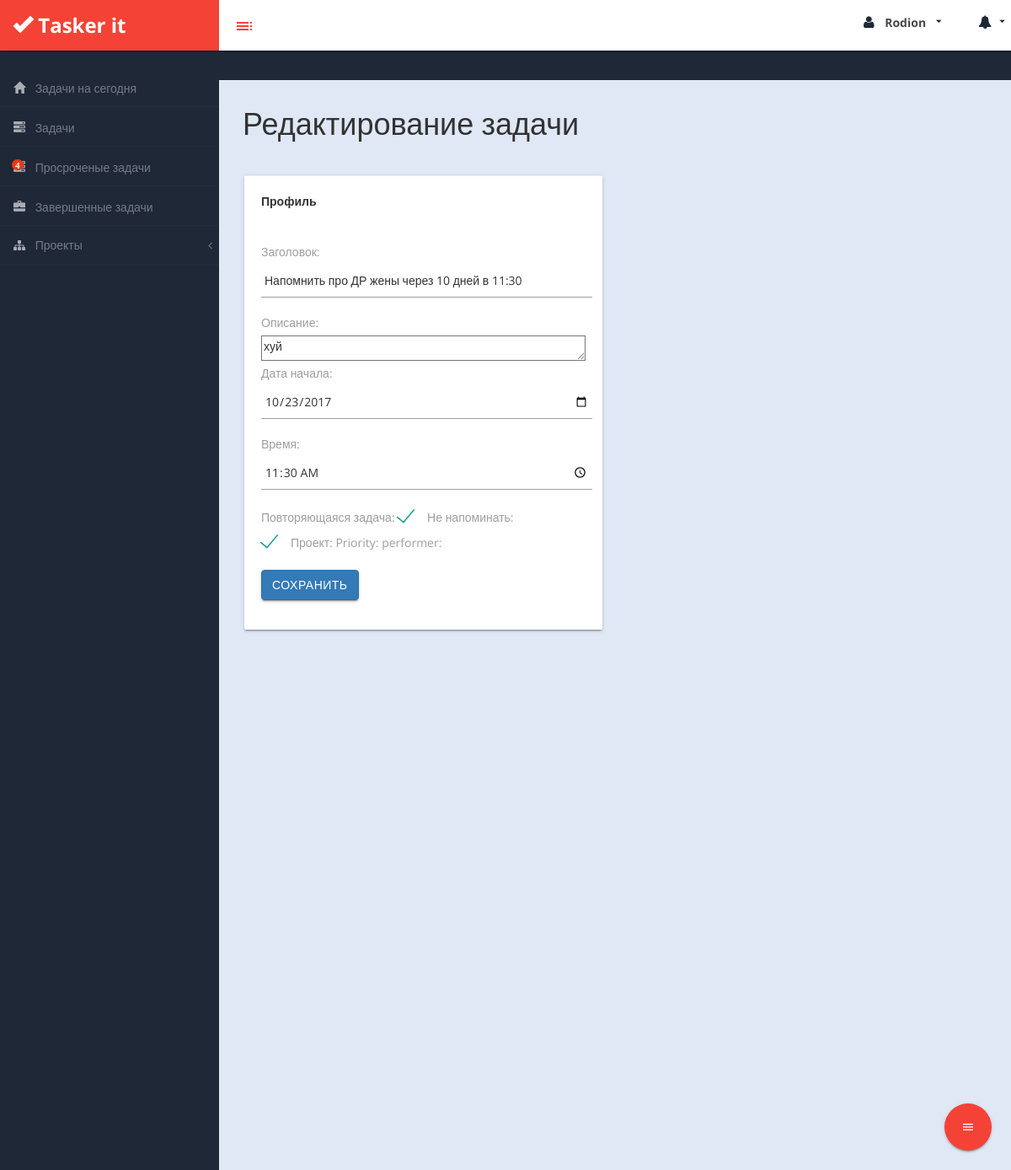
The app's page /task/1/edit/ (signed in) with its own data.
### JtdiTASKS/models.py (models this page shows, shortened)
class Task(models.Model):
    PRIORITY_1 = '1'
    PRIORITY_2 = '2'
    PRIORITY_3 = '3'
    PRIORITY_4 = '4'
    PRIORITY_CHOISE = (
        (PRIORITY_1, 'Приоритет 1'),
        (PRIORITY_2, 'Приоритет 2'),
        (PRIORITY_3, 'Приоритет 3'),
        (PRIORITY_4, 'Приоритет 4'))
    author = models.ForeignKey('auth.User')
    performer = models.ForeignKey('auth.User', related_name='performer', blank=True, null=True)
    project = models.ForeignKey('Project', null=True, default=None,
                                blank=True)
    title = models.CharField(max_length=200)
    description = models.TextField(max_length=2000, blank=True)
    repeating = models.BooleanField(default=False, blank=True)
    date = models.DateField(default=timezone.now, blank=True, null=True)
    time = models.TimeField(default=timezone.now, blank=True, null=True)
    date_finish = models.DateField(default=None, blank=True, null=True)
    date_time_finish = models.DateTimeField(default=None, blank=True, null=True)
    active = models.BooleanField(default=False)
    finished = models.BooleanField(default=False)
    group = models.BooleanField(default=False)
    priority = models.CharField(max_length=20, choices=PRIORITY_CHOISE,
                                default=PRIORITY_4, blank=True)
    color = models.CharField(max_length=20, default='grey', blank=True)
    remind = models.BooleanField(default=True)

class Project(models.Model):
    author = models.ForeignKey('auth.User')
    title = models.CharField(max_length=200, null=True)
    color_project = models.CharField(max_length=10)
    group = models.BooleanField(default=False)
    def __str__(self):
        return self.title

### JtdiTASKS/views.py (the view)
# urls.py: url(r'^task/(?P<pk>[0-9]+)/edit/$', views.task_edit, name='task_edit'),
def task_edit(request, pk):
    if not request.user.is_authenticated():
        return redirect('login')
    COLOR_CHOISE = {
        1: 'red',
        2: 'yellow',
        3: 'green',
        4: 'grey'}
    task = get_object_or_404(Task, pk=pk)
    if request.method == "POST":
        form = TaskEditForm(request.POST, instance=task)
        form.fields['project'].queryset = Project.objects.filter(author=request.user)
        if form.is_valid():
            task = form.save(commit=False)
            task.author = request.user
            task.active = True
            task.color = COLOR_CHOISE[int(task.priority)]
            task.save()
            return redirect('task_detail', pk=task.pk)
    else:
        form = TaskEditForm(instance=task)
        form.fields['project'].queryset = Project.objects.filter(author=request.user)
    return render(request, 'JtdiTASKS/task_edit.html', {'form': form
                                                        })

### JtdiTASKS/forms.py
class TaskEditForm(forms.ModelForm):
    class Meta:
        model = Task
        fields = ("title", "description", "date", "time", "repeating", "remind", "project", "priority", "performer")
        widgets = {
            'description': Textarea(attrs={'cols': 80, 'rows': 20}),
            'date': DataTimeInput(attrs={'input_type': 'date'}),
            'time': TimeInput(attrs={'input_type': 'date'}),
        }
        labels = {
            'title': 'Заголовок',
            'description': 'Описание',
            'date': 'Дата начала',
            'time': 'Время',
            'repeating': 'Повторяющаяся задача',
            'remind': 'Не напоминать',
            'project': 'Проект',
            'performer': 'performer',
        }
        date = forms.DateField(label='Дата начала', initial=datetime.date.today)
        date.widget.input_type = 'date'
        project = forms.ModelChoiceField(queryset=None)
        performer = forms.ModelChoiceField(queryset=None)
        time_field = forms.TimeField(label='Время', required=False)
        time_field.widget.input_type = 'time'

class ProjectForm(forms.ModelForm):
    class Meta:
        model = Project
        fields = ('title',)
        labels = {
            'title': '',
        }

### JtdiTASKS/views.py (called while the page is built)
@register.inclusion_tag('JtdiTASKS/profile_menu.html')
def profile_menu(user):
    today = datetime.date.today()
    week_end = today - datetime.timedelta(days=7)
    tasks_finish_base = Task.objects.filter(active=False).filter(finished=True).filter(author=user).filter(
        date_finish__range=(week_end, today)).order_by(
        'date_finish')
    qsstats = QuerySetStats(tasks_finish_base, date_field='date_finish', aggregate=Count('id'))
    qsstats.today = today
    values = qsstats.time_series(week_end, today, interval='days')
    my_invites = InviteUser.objects.filter(user_invite__username__exact=user.username).filter(not_invited=False) \
        .filter(invited=False).count()
    notify = 0 + my_invites
    return {'user': user,
            'values': values,
            'notify': notify,
            'my_invites': my_invites}

### JtdiTASKS/templates/JtdiTASKS/task_edit.html (shortened to what this page needs)
{% extends 'JtdiTASKS/base.html' %} {% load bootstrap %} {% load staticfiles %} {% block content %}
<div id="page-wrapper">
		  <div class="header">
                        <h1 class="page-header">
                            Редактирование задачи
                        </h1>
        </div>
            <div id="page-inner">
            <div class="row">
        <div class="col-md-6">
            <div class="card">
                        <div class="card-action">
                            Профиль
                        </div>
                        <div class="card-content">
                        <fieldset>
                            <div class="form-group">
                    <form method="POST" class="form">
                        <div class="form-group"> {{ form|bootstrap }} </div>
                        <button type="submit" class="save btn btn-primary">Сохранить</button>
                    </form></div>
                        </fieldset>
                </div>
            </div>
        </div>
    </div>
                </div>
</div> {% endblock content %}

### JtdiTASKS/templates/JtdiTASKS/profile_menu.html (shortened to what this page needs)
{% load googlecharts %}
{% load bootstrap %}
{% if user.is_authenticated %}
    <nav class="navbar navbar-default top-navbar" role="navigation">
            <div class="navbar-header">
                <a class="navbar-brand waves-effect waves-dark" href="/"><i class="glyphicon glyphicon-ok"></i> <strong>Tasker it</strong></a>
		<div id="sideNav" href=""><i class="material-icons dp48">toc</i></div>
            </div>
            <ul class="nav navbar-top-links navbar-right">
            <li><a class="dropdown-button waves-effect waves-dark" href="#!" data-activates="dropdown1"><i class="fa fa-user fa-fw"></i> <b>{{ user.first_name }}</b> <i class="material-icons right">arrow_drop_down</i></a></li>
				<li><a class="dropdown-button waves-effect waves-dark" href="#!" data-activates="dropdown2"><i class="fa fa-bell fa-fw"></i> <i class="material-icons right">arrow_drop_down</i></a></li>
            </ul>
        </nav>
{% endif %}
{% if user.is_authenticated %}
                   {% googlecharts %}
                    {% options %}
                        kind: "LineChart",
                        options: {
                            backgroundColor: "#f9f9f9",
                            colors: ["#09f"],
                            gridlineColor: "#ddd",
                            legend: "none",
                            vAxis: {minValue: 1},
                            chartArea: {left: 40, top: 20, width: '300', height: '190'},
                            width: '300',
                            height: '250'
                        }
                    {% endoptions %}
                {% endgooglecharts %}
    {% endif %}

### JtdiTASKS/static/css/custom-styles.css (style rules this page uses)
body { font-family: 'Open Sans', sans-serif; background: #1F2837; }
#page-wrapper { padding: 15px 15px; min-height: 600px; background: #ececec; }
#page-inner { width:100%; margin:10px 20px 10px 0px; padding: 15px 30px; min-height:1200px; }
h1, .h1, h2, .h2, h3, .h3 { margin-top: 7px; margin-bottom: -5px; }
label { display: inline-block; max-width: 100%; margin-bottom: 5px; font-weight: 400; }
.top-navbar { position: fixed;width: 100%;z-index: 300;-webkit-box-shadow: 0 3px 3px rgba(0, 0, 0, 0.05);-moz-box-shadow: 0 3px 3px rgba(0, 0, 0, 0.05);box-shadow: 0 3px 3px rgba(0, 0, 0, 0.05);box-shadow: 0 1px 3px 0 rgba(0,0,0,.2),0 1px 1px 0 rgba(0,0,0,.14),0 2px 1px -1px rgba(0,0,0,.12); }
#page-wrapper { position: relative; top: 55px; -moz-box-shadow: 0 0 10px #757575; }
.page-header { padding-bottom: 0;margin: 0;border-bottom: 1px solid transparent;text-align: left;background-color: transparent;padding: 32px 22px 10px 28px;color: #323232; }
.top-navbar { margin:0px; }
.top-navbar .navbar-brand { color: #fff;width: 260px;text-align: left;height: 60px;font-size: 24px;font-weight: 700;line-height: 30px;background: #f44336; }
.top-navbar .nav > li { position: relative; display: inline-block; margin: 0px; padding: 0px; }
.top-navbar .nav > li > a { position: relative;display: block;padding: 17px;color: #484848;margin: 0px; }
.top-navbar { background: #ffffff; border-bottom:none; }
.top-navbar .nav > li > a > i { margin-right: 0; }
.navbar-default { border: 0px solid #1f2837; }
.navbar-header { background: transparent; }
.nav > li > a > i { margin-right:10px; color: #1f2837; font-size: 16px; }
#sideNav { float: left; left: 0; z-index: 3; color: #f44336; cursor:pointer; border-radius: 0; width: 14px; font-size: 44px; line-height: 33px; margin: 7px 0 0 13px; background: #ffffff; width: 34px; height: 34px; text-align: center; line-height: 34px; padding-top: 5px; margin-top: 14px; border-radius: 50%; }
#page-wrapper { background: #e0e8f5; }
@media (min-width:768px) { #page-wrapper { margin: 0 0 0 260px; padding: 0; min-height: 1200px; } }
@media (min-width:768px) { .navbar { border-radius: 0px; } }
.top-navbar .nav > li > a b { margin:0 5px; }

### records on screen
Task: title "Напомнить про ДР жены через 10 дней в 11:30", description "хуй", date "10/23/2017", time "11:30:00"

### other values on screen
{{ user.first_name }} "Rodion"
{{ tasks_overdue_notify }} "4"
